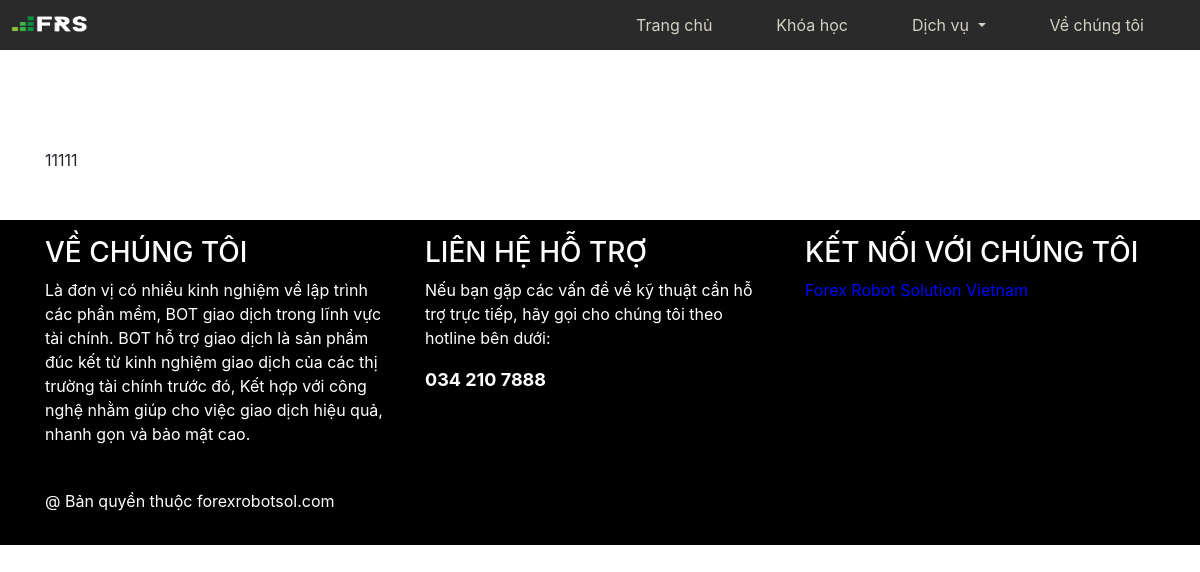
Screenshot of /index.php/aboutus with the database file from the repository.
### tables this page shows
CREATE TABLE `aboutus` (
  `id` int(11) NOT NULL,
  `aboutus` text NOT NULL
);

CREATE TABLE `footer` (
  `id` int(11) NOT NULL,
  `col_1` text NOT NULL,
  `col_2` text NOT NULL,
  `col_3` text NOT NULL,
  `zalo` text NOT NULL,
  `facebook` text NOT NULL,
  `messenger` text NOT NULL
);

### application/controllers/Aboutus.php (called while the page is built, shortened)
<?php if ( ! defined('BASEPATH')) exit('No direct script access allowed');
class Aboutus extends CI_Controller {
	public function __construct()
	{
		$this->load->model('AboutUs_Model');
		$this->load->model('Main_Model');
	}
	public function index()
	{
		$data = $this->AboutUs_Model->show();
		$data_footer = $this->Main_Model->show_footer();
		$data = array('data'=>$data,'footer'=>$data_footer);
		$this->load->view('aboutus/index',$data);
	}
}

### index.php (called while the page is built, shortened)
<?php
require_once BASEPATH.'core/CodeIgniter.php';

### application/models/Main_Model.php (called while the page is built, shortened)
<?php if ( ! defined('BASEPATH')) exit('No direct script access allowed');
class Main_Model extends CI_Model {
	public function show_footer()
	{
		$this->db->select('*');
		$this->db->where('id', 1);
		$data = $this->db->get('footer');
		$data = $data->result_array();
		return $data;
	}
}

### application/models/AboutUs_Model.php (called while the page is built, shortened)
<?php if ( ! defined('BASEPATH')) exit('No direct script access allowed');
class AboutUs_Model extends CI_Model {
	public function show()
	{
		$this->db->select('*');
		$this->db->where('id', 1);
		$data = $this->db->get('aboutus');
		$data = $data->result_array();
		return $data;
	}
}

### application/views/aboutus/index.php (the view)
<!DOCTYPE html>
<html>
<head>
   <?php $this->view("header.php"); ?>
</head>
<body>
   <?php $this->view("nav.php"); ?>
   <div class="container-fluid py-5" style="background: #fff;margin-top:100px">
      <div class="container">
        <?php foreach ($data as $key => $value): ?>
            <?php echo $value['aboutus']; ?>
        <?php endforeach ?>
      </div>
   </div>
</body>
<?php $this->view("footer.php"); ?>
</html>

### application/views/header.php (shortened to what this page needs)
<link rel="stylesheet" href="https://use.fontawesome.com/releases/v5.3.1/css/all.css">
<link rel="stylesheet" href="<?php echo base_url(); ?>css/bootstrap.min.css?v=1">
<link rel="stylesheet" type="text/css" href="<?php echo base_url(); ?>css/style.css" media="screen">
<link rel="stylesheet" href="<?php echo base_url(); ?>css/swiper.min.css">

### application/views/nav.php (shortened to what this page needs)
<nav class="navbar navbar-expand-lg navbar-light fixed-top" style="background-color:#2a2a2a">
   <nav class="navbar">
     <a class="navbar-brand" href="<?php echo base_url(); ?>" id="nav-image">
       <img src="<?php echo base_url(); ?>images/logo.png" width="100" height="50" class="d-inline-block align-top" alt="">
     </a>
   </nav>
   <div class="collapse navbar-collapse justify-content-end mr-5" id="nav_bar">
      <ul class="navbar-nav ">
         <li class="nav-item active ml-5 ">
            <a class="nav-link" href="<?php echo base_url(); ?>">Trang chủ <span class="sr-only">(current)</span></a>
         </li>
         <li class="nav-item dropdown ml-5">
            <a href="<?php echo base_url(); ?>course" class="nav-link">Khóa học</a>
         </li>
         <li class="nav-item dropdown ml-5">
            <a class="nav-link dropdown-toggle" href="#" id="navbarDropdown" role="button" data-toggle="dropdown" aria-haspopup="true" aria-expanded="false">
            Dịch vụ
            </a>
         </li>
         <li class="nav-item ml-5">
            <a class="nav-link" href="<?php echo base_url(); ?>aboutus">Về chúng tôi</a>
         </li>
      </ul>
   </div>
</nav>

### application/views/footer.php (shortened to what this page needs)
<footer class="container-fluid" style="background: black;color:white;bottom: 0">
   <div class="container py-3">
      <div class="row">
      <?php foreach ($footer as $key => $value): ?>
         <div class="col-lg">
            <?php echo $value['col_1']; ?>
         </div>
         <div class="col-lg">
            <?php echo $value['col_2']; ?>
         </div>
         <div class="col-lg">
            <?php echo $value['col_3']; ?>
              <div class="fb-page" data-href="<?php echo $value['facebook']; ?>" data-tabs="timeline" data-width="400" data-height="300" data-small-header="false" data-adapt-container-width="true" data-hide-cover="false" data-show-facepile="true"><blockquote cite="<?php echo $value['facebook']; ?>" class="fb-xfbml-parse-ignore"><a href="<?php echo $value['facebook']; ?>">Forex Robot Solution Vietnam</a></blockquote></div>
         </div>
      <?php endforeach ?>
      </div>
      <p>@ Bản quyền thuộc forexrobotsol.com</p>
   </div>
</footer>

### css/style.css (style rules this page uses)
a { text-decoration: none;color:blue; }
.navbar-brand { padding:0!important; }
.navbar { padding:0; }
a.nav-link { color:#d3d0c5!important; }
nav.navbar { background: transparent; }
.navbar { justify-content: center!important; }
.navbar a.navbar-brand { color: white; }
.navbar ul.navbar-nav li.nav-item a.nav-link { color: white; }

### rows the page displays
aboutus: aboutus "11111"
footer: col_1 "VỀ CHÚNG TÔI Là đơn vị có nhiều kinh nghiệm về lập trình các phần mềm, BOT giao dịch trong lĩnh vực tài chính. BOT hỗ trợ giao dịch là sản phẩm đúc kết từ kinh nghiệm giao dịch của các thị trường tài chính trước đó, Kết hợp với công nghệ nhằm giúp cho việc giao dịch hiệu quả, nhanh gọn và bảo mật cao.", col_2 "LIÊN HỆ HỖ TRỢ Nếu bạn gặp các vấn đề về kỹ thuật cần hỗ trợ trực tiếp, hãy gọi cho chúng tôi theo hotline bên dưới: 034 210 7888", col_3 "KẾT NỐI VỚI CHÚNG TÔI"
